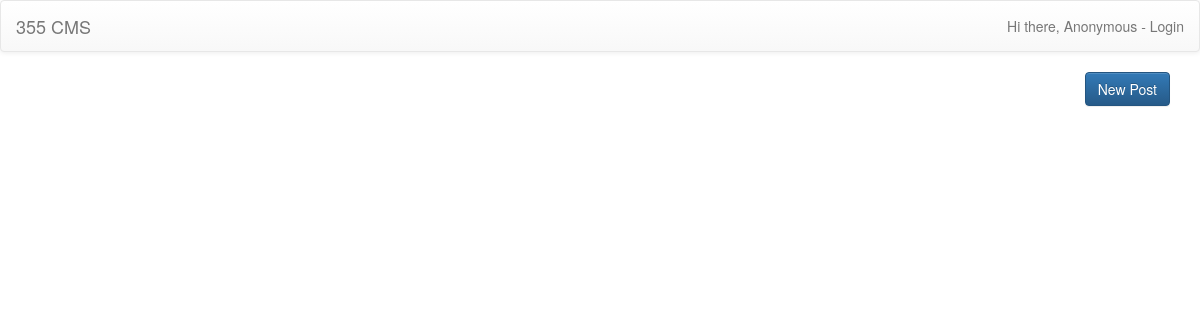
The page /php/index.php on the database as committed earlier.
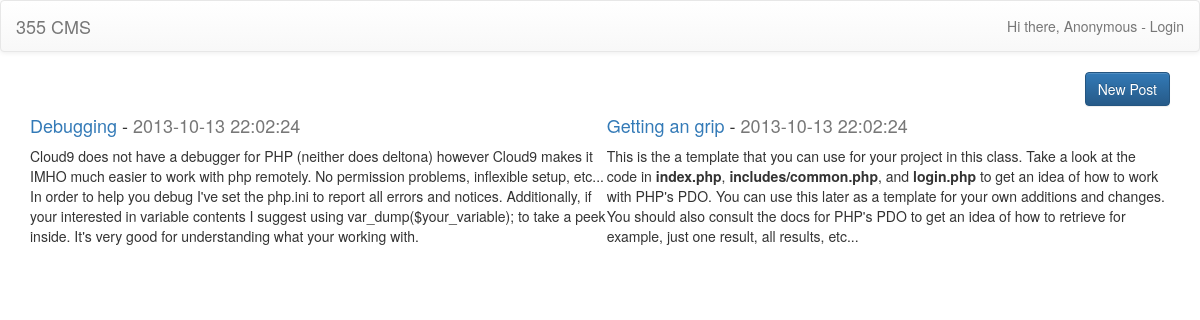
The same page on the database as committed later.
### tables this page shows
CREATE TABLE Post(
	id INT(10) NOT NULL auto_increment,
	created TIMESTAMP NOT NULL DEFAULT NOW(),
    title VARCHAR(255) NOT NULL,
	content TEXT NOT NULL,
	published BOOLEAN NOT NULL DEFAULT 0,
	userid INT(10),
	PRIMARY KEY(id),
	FOREIGN KEY(userid) REFERENCES User(id) ON DELETE CASCADE ON UPDATE CASCADE);

### php/index.php (the view, shortened to what this page needs)
<?php
global $db;
$stmt = $db->prepare("SELECT id, title, content, created FROM Post ORDER BY created DESC LIMIT 3");
$stmt->execute();
include_once("includes/header.php");
?>
<div class="row">
    <div class="col-md-12">
        <a href="newpost.php" class="btn btn-primary pull-right">New Post</a>
    </div>
</div>
<div class="row">
    <div class="col-md-12">
        <div class="media">
        <?php
        while($row = $stmt->fetch(PDO::FETCH_ASSOC)) {
        ?>
            <div class="media-body">
                <h4><a href="showpost.php?pid=<?php echo $row["id"] ?>"><?php echo $row["title"] ?></a> - <span class="text-muted"><?php echo $row["created"] ?></span> </h4>
                <p>
                    <?php echo $row["content"] ?>
                </p>
            </div>
        <?php
        }
        ?>
        </div>
    </div>
</div>
<?php
include_once("includes/footer.php");
?>

### php/includes/header.php (shortened to what this page needs)
<!DOCTYPE html>
<html lang="en">
<head>
    <link rel="stylesheet" href="//netdna.bootstrapcdn.com/bootstrap/3.0.0/css/bootstrap.min.css">
    <link rel="stylesheet" href="//netdna.bootstrapcdn.com/bootstrap/3.0.0/css/bootstrap-theme.min.css">
</head>
<body>
<nav class="navbar navbar-default" role="navigation">
        <div class="navbar-header">
          <a class="navbar-brand" href="index.php">355 CMS</a>
        </div>
        <?php
        if($_SESSION["username"] == "Anonymous")
        {
        ?>
            <p class="navbar-text pull-right">Hi there, <?php echo $_SESSION["username"];?> - <a href="login.php" class="navbar-link">Login</a></p>
        <?php
        }
        else
        {
        ?>
            <p class="navbar-text pull-right">Welcome back, <?php echo $_SESSION["username"];?> - <a href="logout.php" class="navbar-link">Logout</a></p>
        <?php
        }
        ?>
</nav>
<div class="container">

### php/includes/footer.php
</div>
</body>
</html>

Rows that differ between the two databases and show on the page:
added post: title "Debugging", created "2013-10-13 22:02:24", content "Cloud9 does not have a debugger for PHP (neither does deltona) however Cloud9 makes it IMHO much easier to work with php remotely. No permission problems, inflexible setup, etc... In order to help you debug I've set the php.ini to report all errors and notices. Additionally, if your interested in variable contents I suggest using var_dump($your_variable); to take a peek inside. It's very good for understanding what your working with."
added post: title "Getting an grip", created "2013-10-13 22:02:24", content "This is the a template that you can use for your project in this class. Take a look at the code in index.php , includes/common.php , and login.php to get an idea of how to work with PHP's PDO. You can use this later as a template for your own additions and changes. You should also consult the docs for PHP's PDO to get an idea of how to retrieve for example, just one result, all results, etc..."
